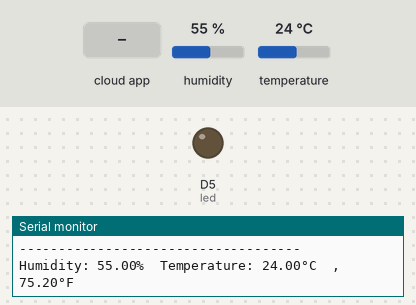
The sketch below on a simulated ESP8266 (NodeMCU). On the bench: output pins drawn as LEDs (lit = HIGH), the last lines printed to the serial monitor. Inputs (shaded band) come from the test bench; at power-on: humidity 55 %, temperature 24 °C. WiFi joins after 1.5 s; servers stay silent unless stated; the Firebase database answers and starts empty.

Above: at 2.7 s.
2.8 s: the phone or cloud app sets led to 1
At 3.9 s:
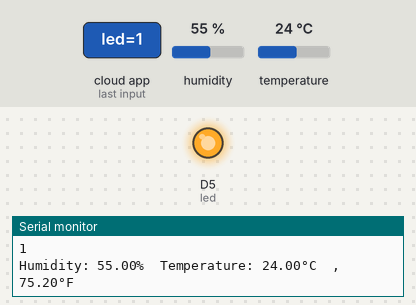
4.6 s: the phone or cloud app sets led to 0
At 6.1 s:
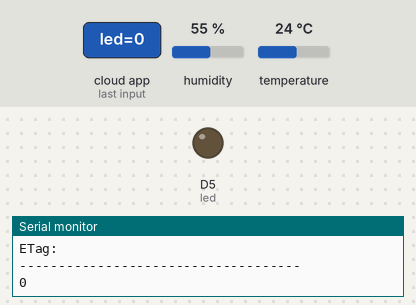
Timing chart, 0 to 7.6 s (numbered marks = the images above; inputs shaded):
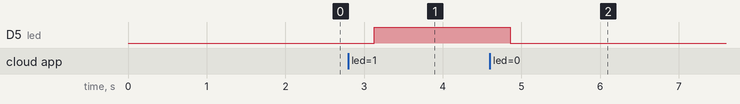

Measured:
- after the input at 2.8 s, D5 (led): LOW → HIGH after 0.33 s
- after the input at 4.6 s, D5 (led): HIGH → LOW after 0.26 s

The sketch:

firebase.ino
```cpp
// (licence header left out)
//FirebaseESP8266.h must be included before ESP8266WiFi.h
#include "FirebaseESP8266.h"	// Install Firebase ESP8266 library
#include <ESP8266WiFi.h>
#include <DHT.h>		// Install DHT11 Library and Adafruit Unified Sensor Library


#define FIREBASE_HOST "YOUR_FIREBASE_PROJECT.firebaseio.com" //Without http:// or https:// schemes
#define FIREBASE_AUTH "YOUR_FIREBASE_DATABASE_SECRET"
#define WIFI_SSID "YOUR_WIFI_AP"
#define WIFI_PASSWORD "YOUR_WIFI_PASSWORD"

#define DHTPIN 2		// Connect Data pin of DHT to D2
int led = D5;			// Connect LED to D5

#define DHTTYPE    DHT11
DHT dht(DHTPIN, DHTTYPE);

//Define FirebaseESP8266 data object
FirebaseData firebaseData;
FirebaseData ledData;

FirebaseJson json;


void setup()
{

  Serial.begin(9600);

  dht.begin();
  pinMode(led,OUTPUT);

  WiFi.begin(WIFI_SSID, WIFI_PASSWORD);
  Serial.print("Connecting to Wi-Fi");
  while (WiFi.status() != WL_CONNECTED)
  {
    Serial.print(".");
    delay(300);
  }
  Serial.println();
  Serial.print("Connected with IP: ");
  Serial.println(WiFi.localIP());
  Serial.println();

  Firebase.begin(FIREBASE_HOST, FIREBASE_AUTH);
  Firebase.reconnectWiFi(true);

}

void sensorUpdate(){
  // Reading temperature or humidity takes about 250 milliseconds!
  // Sensor readings may also be up to 2 seconds 'old' (its a very slow sensor)
  float h = dht.readHumidity();
  // Read temperature as Celsius (the default)
  float t = dht.readTemperature();
  // Read temperature as Fahrenheit (isFahrenheit = true)
  float f = dht.readTemperature(true);

  // Check if any reads failed and exit early (to try again).
  if (isnan(h) || isnan(t) || isnan(f)) {
    Serial.println(F("Failed to read from DHT sensor!"));
    return;
  }

  Serial.print(F("Humidity: "));
  Serial.print(h);
  Serial.print(F("%  Temperature: "));
  Serial.print(t);
  Serial.print(F("°C  ,"));
  Serial.print(f);
  Serial.println(F("°F  "));

  if (Firebase.setFloat(firebaseData, "/FirebaseIOT/temperature", t))
  {
    Serial.println("PASSED");
    Serial.println("PATH: " + firebaseData.dataPath());
    Serial.println("TYPE: " + firebaseData.dataType());
    Serial.println("ETag: " + firebaseData.ETag());
    Serial.println("------------------------------------");
    Serial.println();
  }
  else
  {
    Serial.println("FAILED");
    Serial.println("REASON: " + firebaseData.errorReason());
    Serial.println("------------------------------------");
    Serial.println();
  }

  if (Firebase.setFloat(firebaseData, "/FirebaseIOT/humidity", h))
  {
    Serial.println("PASSED");
    Serial.println("PATH: " + firebaseData.dataPath());
    Serial.println("TYPE: " + firebaseData.dataType());
    Serial.println("ETag: " + firebaseData.ETag());
    Serial.println("------------------------------------");
    Serial.println();
  }
  else
  {
    Serial.println("FAILED");
    Serial.println("REASON: " + firebaseData.errorReason());
    Serial.println("------------------------------------");
    Serial.println();
  }
}
void loop() {
  sensorUpdate();

  if (Firebase.getString(ledData, "/FirebaseIOT/led")){
    Serial.println(ledData.stringData());
    if (ledData.stringData() == "1") {
    digitalWrite(led, HIGH);
    }
  else if (ledData.stringData() == "0"){
    digitalWrite(led, LOW);
    }
  }
  delay(100);
}
```
